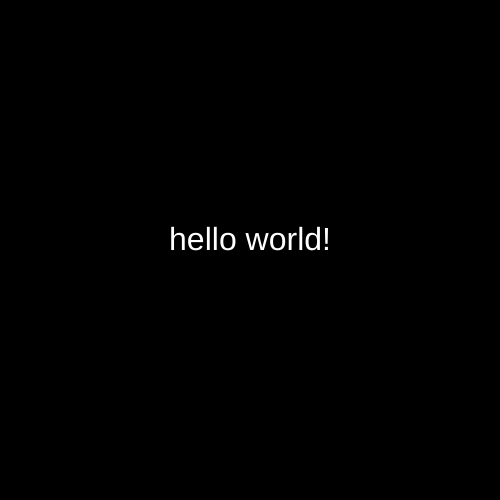
Frame 1 (no input)
Frame 60 (no input): identical to frame 1, image omitted
Frame 120 (the mouse pressed at the canvas centre since frame 60): identical to frame 1, image omitted

The p5.js sketch that drew this single still picture (run headless with seeded random() and noise() and a simulated clock; from frame 60 on, the mouse is pressed at the canvas centre):

// p5.js sketch
// ── sketch.js
function setup() {
  createCanvas(500, 500);
  textAlign(CENTER) ;
}

function draw() {
  background('black') ;
  fill('white') ;
  textSize(32) ;
  text("hello world!", width/2, height/2) ;
}
